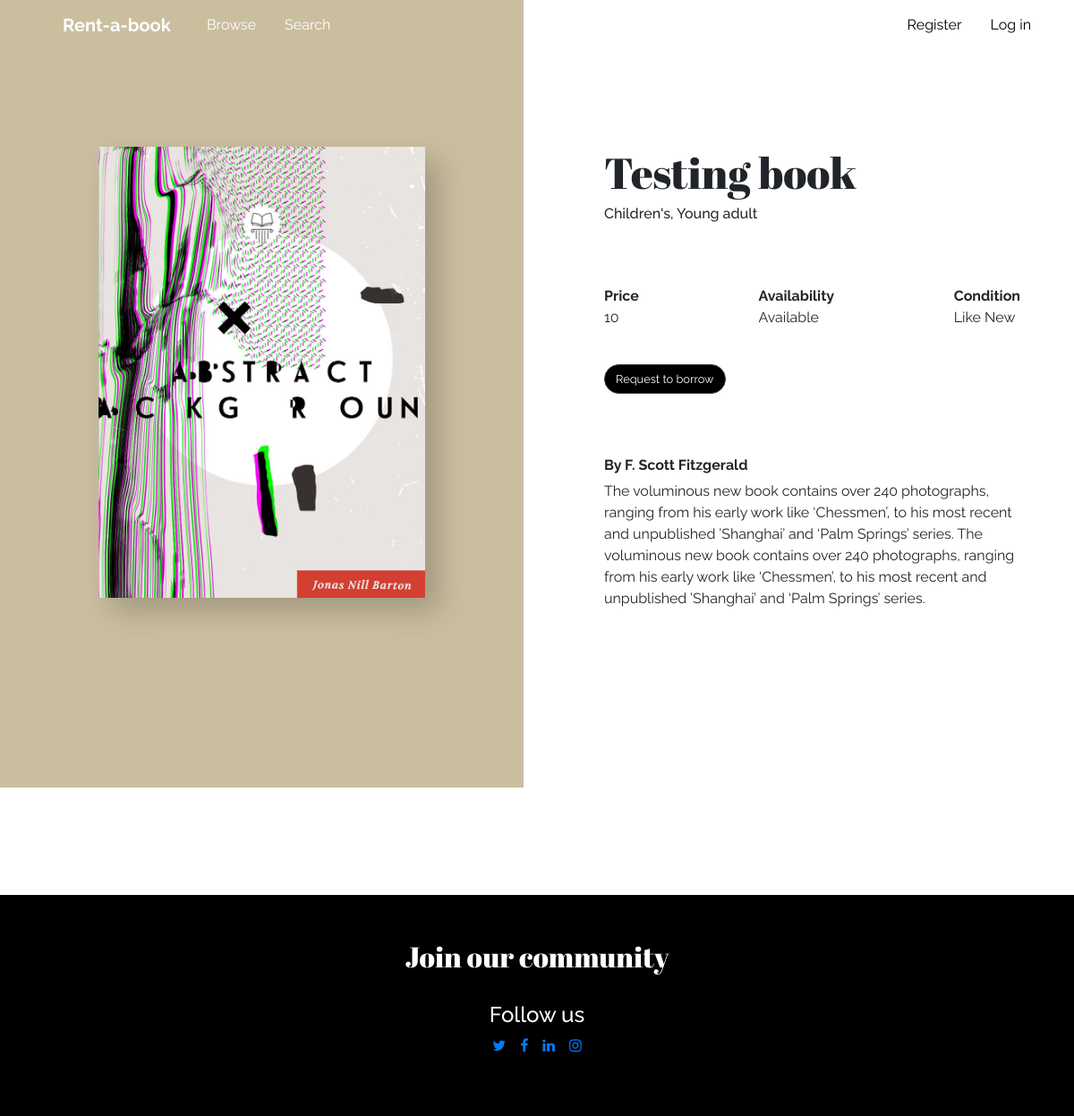
Page /book/22 on the committed database.
### rentabook/models.py (models this page shows, shortened)
class BookInstance(models.Model):
    created_by = models.ForeignKey(User, on_delete=models.SET_NULL, null=True, related_name="owner")
    borrower = models.ForeignKey(User, on_delete=models.SET_NULL, null=True, blank=True, related_name="borrower")
    cover = models.ImageField(upload_to='images/', blank=False)
    def cover_tag(self):
        if self.cover:
            return mark_safe('<img src="%s" style="width: 45px; height: 60px;" />' % self.cover.url)
        else:
            return 'No Cover Found'
    cover_tag.short_description = 'Cover'
    title = models.CharField(max_length=255, blank=False, help_text='Enter book title')
    author = models.CharField(max_length=255, blank=False, help_text='Enter book author')
    genre = models.ManyToManyField(Genre, blank=False, help_text='Select a genre for this book')
    summary = models.TextField(
        blank=False,
        max_length=1000,
        help_text='Enter a brief description of the book (max. 1000 characters)')
    background_color = models.CharField(max_length=10, blank=False, help_text='Enter background color')
    condition_choices = [
        ('1', 'Like New'),
        ('2', 'Good'),
        ('3', 'Fair'),
    ]
    condition = models.CharField(
        choices=condition_choices,
        max_length=1,
        blank=False,
        default='p')
    price_choices = [(i, i) for i in range (10, 60, 10)]
    price = models.IntegerField(choices=price_choices, default=10, blank=False)
    due_back = models.DateField(null=True, blank=True)
    LOAN_STATUS = (
        ('o', 'On loan'),
        ('a', 'Available'),
        ('m', 'Maintenance'),
    )
    status = models.CharField(
        max_length=1,
        choices=LOAN_STATUS,
        blank=True,
        default='a',
        help_text='Book availability',
    )
    class Meta:
        ordering = ['due_back', 'status']
    def display_genre(self):
        return ', '.join(genre.name for genre in self.genre.all()[:3])
    display_genre.short_description = 'Genre'

class Genre(models.Model):
    name = models.CharField(max_length=200, help_text='Enter a book genre (e.g. Science Fiction)')

### rentabook/views.py (the view)
# urls.py: path('book/<int:pk>', views.BookInstanceDetailView.as_view(), name='book-detail'),
class BookInstanceDetailView(generic.DetailView):
    model = BookInstance
    def get_context_data(self, **kwargs):
        context = super(BookInstanceDetailView, self).get_context_data(**kwargs)
        context["new_message"] = new_message_alert(self.request.user)
        return context

### rentabook/utils.py (called while the page is built, shortened)
def new_message_alert(request_user):
    if not request_user in User.objects.all():
        return False

### rentabook/templates/rentabook/bookinstance_detail.html (shortened to what this page needs)
<!DOCTYPE html>
<html>
<head>
    <link rel="stylesheet" href="https://stackpath.bootstrapcdn.com/bootstrap/4.3.1/css/bootstrap.min.css"
>
    {% load static %}
    <link rel="stylesheet" href="{% static 'rentabook/style.css' %}">
    <link href="//maxcdn.bootstrapcdn.com/font-awesome/4.7.0/css/font-awesome.min.css" rel="stylesheet">
</head>
<body>
    <header style="position: absolute;">
        <nav class="navbar navbar-expand-lg navbar-light screen-only">
            <a class="navbar-brand white" href="{% url 'index' %}"><b>Rent-a-book</b></a>
            <div class="collapse navbar-collapse ml-auto" id="navbarNav">
                <div class="navbar-nav mr-auto white">
                    <span class="ml-3 nav-item">
                        <a class="nav-link" href="{% url 'books' %}">Browse</a>
                    </span>
                    <span class="ml-3 nav-item my-auto">
                        <a class="nav-link" href="{% url 'book-search' %}">Search</a>
                    </span>
                </div>
                {% if user.is_authenticated %}
                <ul class="navbar-nav">
                    <li class="ml-3 nav-item">
                        <a class="nav-link" href="{% url 'dialogs' %}">Messages</a>
                    </li>
                    {% if new_message %}
                    <i class="fa fa-commenting-o"></i>
                    <li class="nav-item">
                        {% else %}
                    <li class="ml-3 nav-item">
                        {% endif %}
                        <a class="nav-link" href="{% url 'my-books' %}">My books</a>
                    </li>
                    <li class="ml-3 nav-item">
                        <a class="nav-link" href="{% url 'logout' %}?next={{request.path}}">Log out</a>
                    </li>
                </ul>
                {% else %}
                <ul class="navbar-nav">
                    <li class="ml-3 nav-item">
                        <a class="nav-link" href="{% url 'register' %}">Register</a>
                    </li>
                    <li class="ml-3 nav-item">
                        <a class="nav-link" href="{% url 'login' %}?next={{request.path}}">Log in</a>
                    </li>
                </ul>
                {% endif %}
            </div>
        </nav>
    </header>
    <main class="bookinstance-detail">
        <div class="row">
            <div class="col-md-5 col-lg-6 text-center">
                <div class="bookInstance-background" style="background-color: {{ bookinstance.background_color }}; ">
                    <img src="{{ bookinstance.cover.url }}" class="bookInstance-img img-fluid mb-5">
                </div>
            </div>
            <div class="col-md-7 col-lg-6">
                <div class="bookInstance-details">
                    <div class="bookInstance-title">
                        <h1>{{ bookinstance.title }}</h1>
                        <h6>{{ bookinstance.display_genre }}</h6>
                    </div>
                    <div class="bookInstance-condition">
                        <div class="d-flex justify-content-between">
                            <div class="">
                                <p><b>Price</b></p>
                                <p>{{ bookinstance.price }}</p>
                            </div>
                            <div class="">
                                <p><b>Availability</b></p>
                                <p>{{ bookinstance.get_status_display }}</p>
                            </div>
                            <div class="">
                                <p><b>Condition</b></p>
                                <p>{{ bookinstance.get_condition_display }}</p>
                            </div>
                        </div>
                    </div>
                    <div class="bookInstance-cta">
                        <div class="d-flex justify-content-between">
                            {% if user.get_username == bookinstance.created_by|stringformat:"s" %}
                            {% if bookinstance.status == 'o' %}
                            <a href="{% url 'dialogs_detail' bookinstance.borrower %}">
                                <button class="btn btn-dark rounded-pill">
                                    Contact Borrower
                                </button>
                            </a>
                            {% endif %}
                            <a href="{% url 'edit-book' bookinstance.id %}">
                                <button class="btn btn-dark rounded-pill">
                                    Change status
                                </button>
                            </a>
                            {% else %}
                            <a href="/alert/{{ bookinstance.created_by }}">
                                <button class="btn btn-dark rounded-pill">
                                    {% if bookinstance.status != 'a' %}
                                    Contact Lender
                                    {% else %}
                                    Request to borrow
                                    {% endif %}
                                </button>
                            </a>
                            {% endif %}
                        </div>
                    </div>
                    <div class="bookInstance-desc mb-5">
                        <h6><b>By {{ bookinstance.author }}</b></h6>
                        <p>{{ bookinstance.summary }} {{ bookinstance.summary }}
                        </p>
                    </div>
                </div>
            </div>
        </div>
    </main>
    <footer>
        <div class="text-center">
            <h2>
                Join our community
            </h2>
            <div class="pt-4">
                <h4>Follow us</h4>
                <ul class="list-unstyled d-flex justify-content-center">
                    <li><a href="#" class="p-2"><span class="fa fa-twitter"></span></a></li>
                    <li><a href="#" class="p-2"><span class="fa fa-facebook"></span></a></li>
                    <li><a href="#" class="p-2"><span class="fa fa-linkedin"></span></a></li>
                    <li><a href="#" class="p-2"><span class="fa fa-instagram"></span></a></li>
                </ul>
            </div>
        </div>
    </footer>
</body>
</html>

### rentabook/static/rentabook/style.css (style rules this page uses)
html, main { height: 100%; margin: 0; }
header { top: 0; width: 100%; z-index: 4; padding: 0 0; }
h1 { font-family: 'Abril Fatface', cursive; font-size: 3rem; }
h2 { font-family: 'Abril Fatface', cursive; font-size: 2rem; }
body { font-family: 'Raleway', sans-serif; font-size: 1rem; }
.navbar-light .navbar-nav.white .nav-link, .navbar-light .navbar-brand.white { color: white; }
.navbar-light .navbar-nav .nav-link { color: black }
.navbar { padding-left: 70px; padding-right: 40px; }
.btn.btn-dark { background-color: black; font-size: 0.8rem; }
.bookInstance-background { width: 100%; min-height: 100vh; padding: 28% 110px 28% 110px; }
.bookInstance-img { width: 100%; box-shadow: 15px 15px 30px rgba(0, 0, 0, 0.2); }
.bookInstance-title { margin-bottom: 70px; }
.bookInstance-condition { margin-bottom: 40px; }
.bookInstance-cta { margin-bottom: 70px; }
.bookInstance-details { padding: 28% 60px 20% 60px; }
.bookInstance-condition p { margin-bottom: 0; }
.nav-link { color: gray; }
footer { margin-top: 120px; padding: 50px; background-color: black; color:white; }

### rows in the picture
BookInstance: cover (picture), title "Testing book", display_genre "Children's, Young adult", price "10", status "Available", condition "Like New", author "F. Scott Fitzgerald", summary "The voluminous new book contains over 240 photographs, ranging from his early work like ‘Chessmen’, to his most recent and unpublished ’Shanghai’ and ‘Palm Springs’ series."
